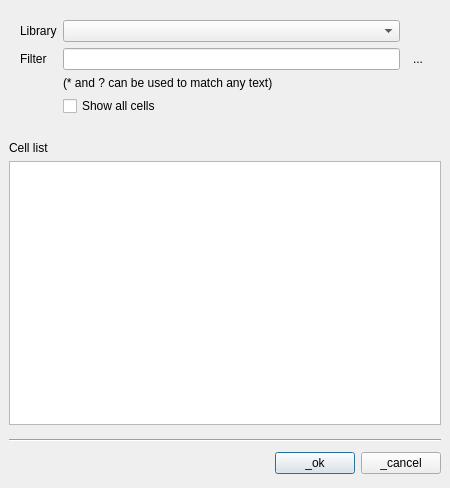
<?xml version="1.0" encoding="UTF-8"?>
<ui version="4.0">
 <class>LibraryCellSelectionForm</class>
 <widget class="QDialog" name="LibraryCellSelectionForm">
  <property name="geometry">
   <rect>
    <x>0</x>
    <y>0</y>
    <width>450</width>
    <height>488</height>
   </rect>
  </property>
  <property name="windowTitle">
   <string>Select Cell</string>
  </property>
  <layout class="QVBoxLayout">
   <property name="spacing">
    <number>6</number>
   </property>
   <property name="margin" stdset="0">
    <number>9</number>
   </property>
   <item>
    <widget class="QFrame" name="frame8">
     <property name="frameShape">
      <enum>QFrame::NoFrame</enum>
     </property>
     <property name="frameShadow">
      <enum>QFrame::Raised</enum>
     </property>
     <layout class="QGridLayout">
      <property name="margin" stdset="0">
       <number>0</number>
      </property>
      <property name="spacing">
       <number>6</number>
      </property>
      <item row="5" column="0" colspan="2">
       <widget class="QTreeView" name="lv_cells">
        <property name="sizePolicy">
         <sizepolicy hsizetype="Preferred" vsizetype="Expanding">
          <horstretch>1</horstretch>
          <verstretch>1</verstretch>
         </sizepolicy>
        </property>
        <property name="selectionMode">
         <enum>QAbstractItemView::ExtendedSelection</enum>
        </property>
        <property name="uniformRowHeights">
         <bool>true</bool>
        </property>
       </widget>
      </item>
      <item row="3" column="0" colspan="2">
       <spacer>
        <property name="orientation">
         <enum>Qt::Vertical</enum>
        </property>
        <property name="sizeType">
         <enum>QSizePolicy::Fixed</enum>
        </property>
        <property name="sizeHint" stdset="0">
         <size>
          <width>200</width>
          <height>8</height>
         </size>
        </property>
       </spacer>
      </item>
      <item row="4" column="0" colspan="2">
       <widget class="QLabel" name="label_3">
        <property name="text">
         <string>Cell list</string>
        </property>
       </widget>
      </item>
      <item row="0" column="0" rowspan="2" colspan="2">
       <widget class="QFrame" name="frame">
        <property name="frameShape">
         <enum>QFrame::NoFrame</enum>
        </property>
        <property name="frameShadow">
         <enum>QFrame::Raised</enum>
        </property>
        <layout class="QGridLayout">
         <property name="spacing">
          <number>6</number>
         </property>
         <item row="1" column="0">
          <widget class="QLabel" name="label_2">
           <property name="text">
            <string>Filter</string>
           </property>
          </widget>
         </item>
         <item row="0" column="0">
          <widget class="QLabel" name="lib_label">
           <property name="text">
            <string>Library</string>
           </property>
          </widget>
         </item>
         <item row="0" column="1" colspan="2">
          <widget class="lay::LibrarySelectionComboBox" name="lib_cb"/>
         </item>
         <item row="2" column="1" colspan="3">
          <widget class="QLabel" name="label">
           <property name="text">
            <string>(* and ? can be used to match any text)</string>
           </property>
          </widget>
         </item>
         <item row="1" column="1" colspan="2">
          <widget class="QLineEdit" name="le_cell_name">
           <property name="sizePolicy">
            <sizepolicy hsizetype="Expanding" vsizetype="Fixed">
             <horstretch>1</horstretch>
             <verstretch>1</verstretch>
            </sizepolicy>
           </property>
          </widget>
         </item>
         <item row="1" column="3">
          <widget class="QToolButton" name="find_next">
           <property name="toolTip">
            <string>&lt;html&gt;&lt;head&gt;&lt;meta name=&quot;qrichtext&quot; content=&quot;1&quot; /&gt;&lt;style type=&quot;text/css&quot;&gt;
p, li { white-space: pre-wrap; }
&lt;/style&gt;&lt;/head&gt;&lt;body style=&quot; font-family:'Sans Serif'; font-size:9pt; font-weight:400; font-style:normal; text-decoration:none;&quot;&gt;
&lt;p style=&quot; margin-top:0px; margin-bottom:0px; margin-left:0px; margin-right:0px; -qt-block-indent:0; text-indent:0px;&quot;&gt;Find next&lt;/p&gt;&lt;/body&gt;&lt;/html&gt;</string>
           </property>
           <property name="text">
            <string>...</string>
           </property>
           <property name="icon">
            <iconset resource="../../icons/icons.qrc">
             <normaloff>:/find_16px.png</normaloff>:/find_16px.png</iconset>
           </property>
           <property name="autoRaise">
            <bool>true</bool>
           </property>
          </widget>
         </item>
         <item row="3" column="1" colspan="3">
          <widget class="QCheckBox" name="cb_show_all_cells">
           <property name="text">
            <string>Show all cells</string>
           </property>
          </widget>
         </item>
        </layout>
       </widget>
      </item>
     </layout>
    </widget>
   </item>
   <item>
    <spacer>
     <property name="orientation">
      <enum>Qt::Vertical</enum>
     </property>
     <property name="sizeType">
      <enum>QSizePolicy::Fixed</enum>
     </property>
     <property name="sizeHint" stdset="0">
      <size>
       <width>200</width>
       <height>8</height>
      </size>
     </property>
    </spacer>
   </item>
   <item>
    <widget class="Line" name="line_4">
     <property name="orientation">
      <enum>Qt::Horizontal</enum>
     </property>
    </widget>
   </item>
   <item>
    <widget class="QFrame" name="frame5">
     <property name="frameShape">
      <enum>QFrame::NoFrame</enum>
     </property>
     <property name="frameShadow">
      <enum>QFrame::Raised</enum>
     </property>
     <layout class="QHBoxLayout">
      <property name="spacing">
       <number>6</number>
      </property>
      <property name="margin" stdset="0">
       <number>0</number>
      </property>
      <item>
       <spacer>
        <property name="orientation">
         <enum>Qt::Horizontal</enum>
        </property>
        <property name="sizeType">
         <enum>QSizePolicy::Expanding</enum>
        </property>
        <property name="sizeHint" stdset="0">
         <size>
          <width>91</width>
          <height>31</height>
         </size>
        </property>
       </spacer>
      </item>
      <item>
       <widget class="QPushButton" name="ok_button">
        <property name="text">
         <string>_ok</string>
        </property>
        <property name="default">
         <bool>true</bool>
        </property>
       </widget>
      </item>
      <item>
       <widget class="QPushButton" name="cancel_button">
        <property name="text">
         <string>_cancel</string>
        </property>
       </widget>
      </item>
     </layout>
    </widget>
   </item>
  </layout>
 </widget>
 <layoutdefault spacing="6" margin="11"/>
 <customwidgets>
  <customwidget>
   <class>lay::LibrarySelectionComboBox</class>
   <extends>QComboBox</extends>
   <header>layWidgets.h</header>
  </customwidget>
 </customwidgets>
 <tabstops>
  <tabstop>lib_cb</tabstop>
  <tabstop>le_cell_name</tabstop>
  <tabstop>find_next</tabstop>
  <tabstop>cb_show_all_cells</tabstop>
  <tabstop>lv_cells</tabstop>
  <tabstop>ok_button</tabstop>
  <tabstop>cancel_button</tabstop>
 </tabstops>
 <resources>
  <include location="../../icons/icons.qrc"/>
 </resources>
 <connections/>
</ui>
